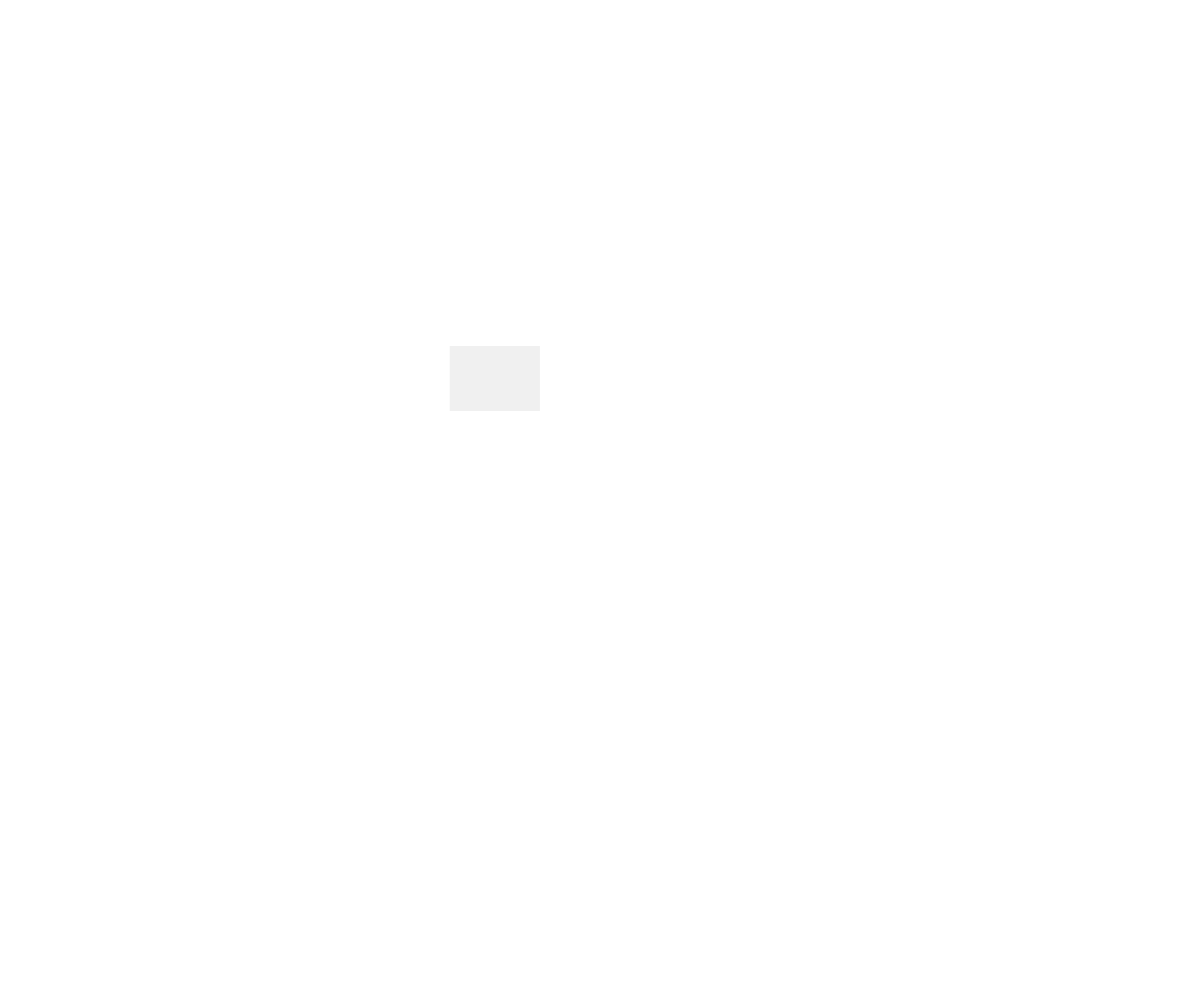
Frame 1 (no input)
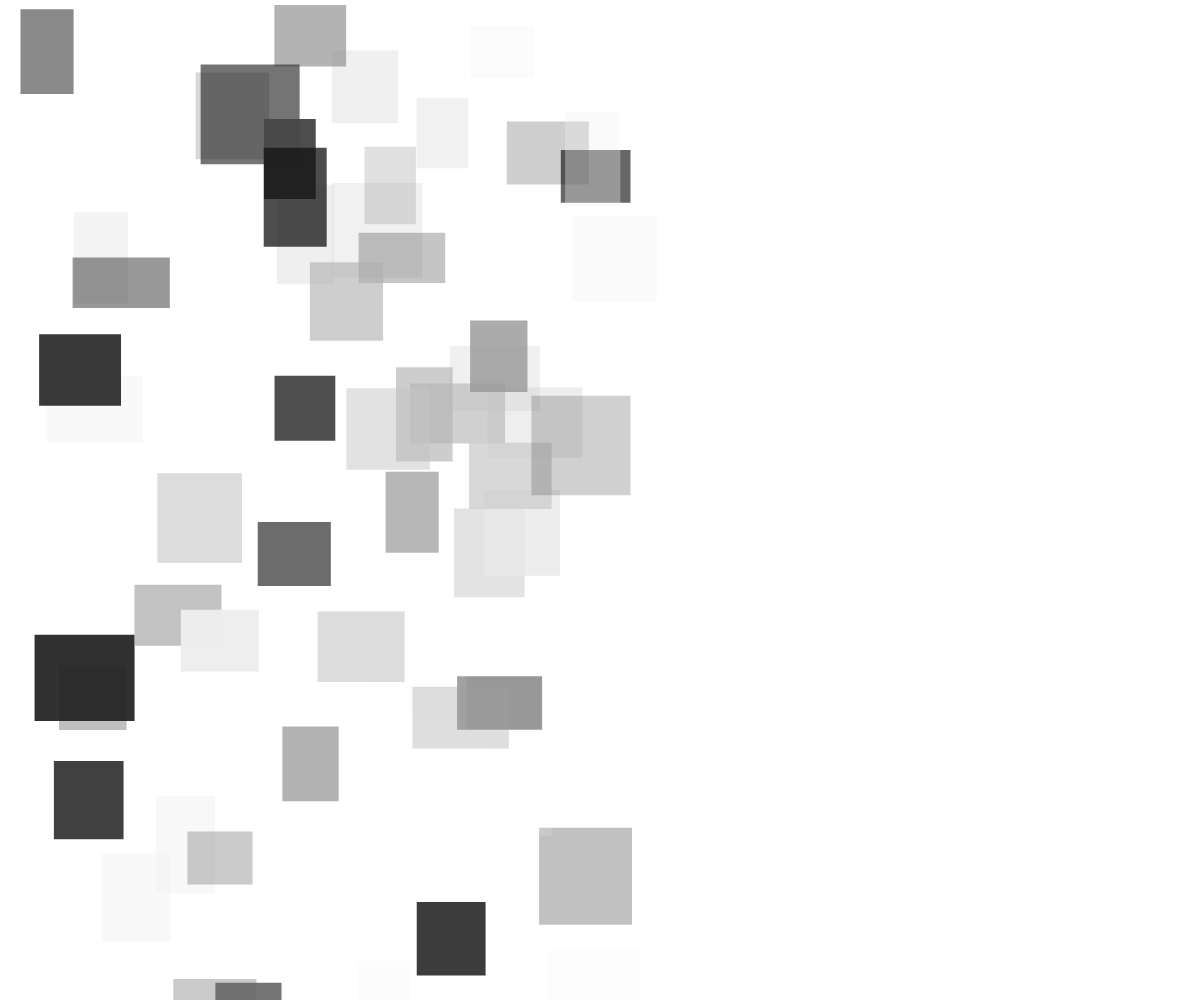
Frame 60 (no input)
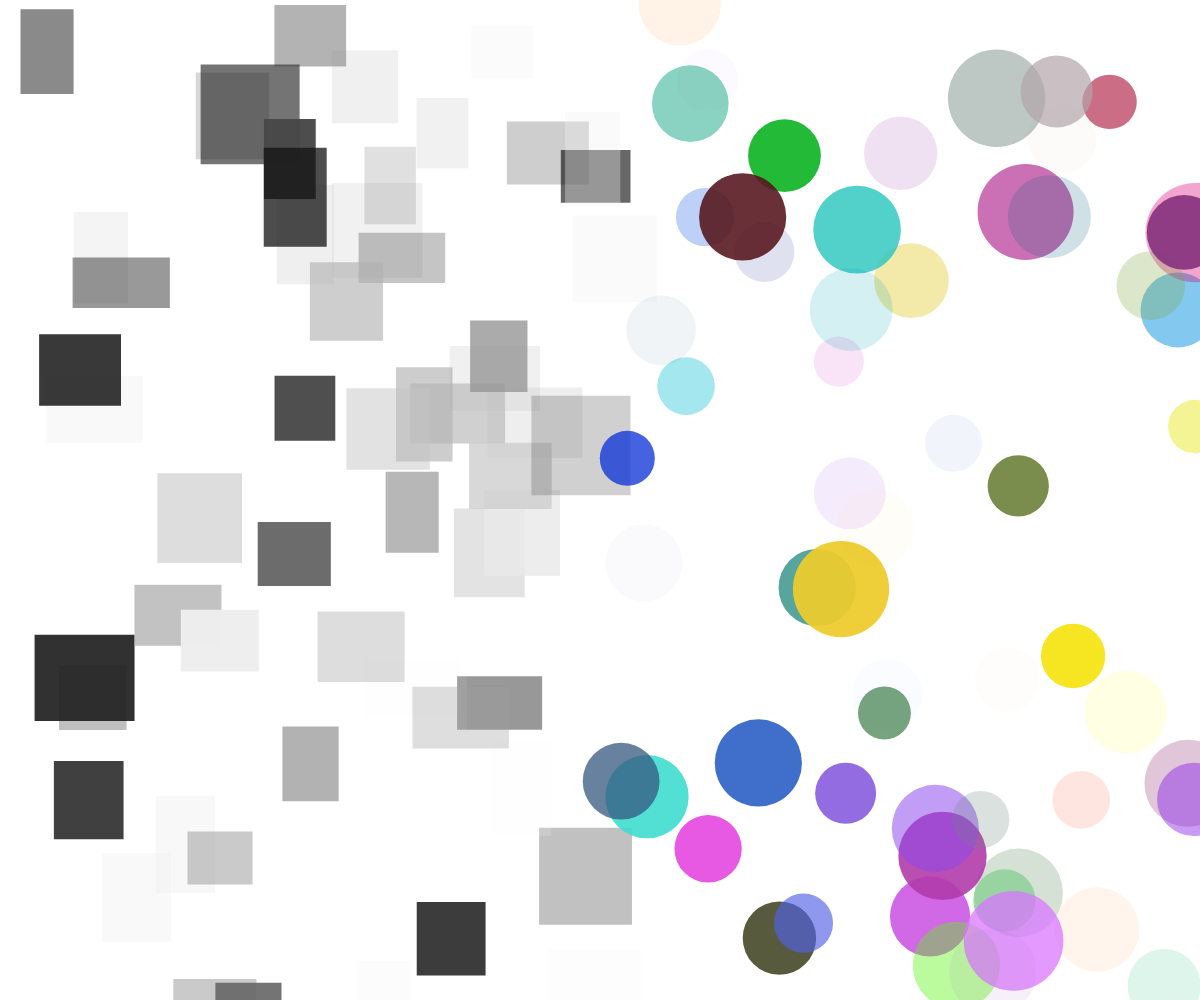
Frame 120 (the mouse pressed at the canvas centre since frame 60)

The p5.js sketch that drew these frames (run headless with seeded random() and noise() and a simulated clock; from frame 60 on, the mouse is pressed at the canvas centre):

// p5.js sketch
// ── sketch.js
let mode;

function setup() {
  createCanvas(windowWidth, windowHeight);
  noStroke();
  mode = 2;
}

function draw() {

  if (mouseX < (width / 2)) {
    fill(random(255), random(255));
    if (mode === 1) {
      rect(random(width), random(height), random(50,100), random(50, 100));
    }
    else if (mode === 2) {
      rect(random(width/2), random(height), random(50,100), random(50, 100));
    }
  }
  else {
    fill(random(255), random(255), random(255), random(255));
    if (mode === 1) {
      ellipse(random(width), random(height), random(50,100));
    }
    else if (mode === 2) {
      ellipse(random(width / 2, width), random(height), random(50,100));
    }
  }
}

function keyTyped() {
  if (key === "1") {
    mode = 1;
  }
  else if (key === "2") {
    mode = 2;
  }
}

function mouseIsPressed() {
  background(255)

}

//function draw() {
  //if (mouseX < width / 2) {
    // fill(random(255), random(255));
     //rect(random(width), random(height), random(50, 200), random(50, 200));
   //}
 //}
